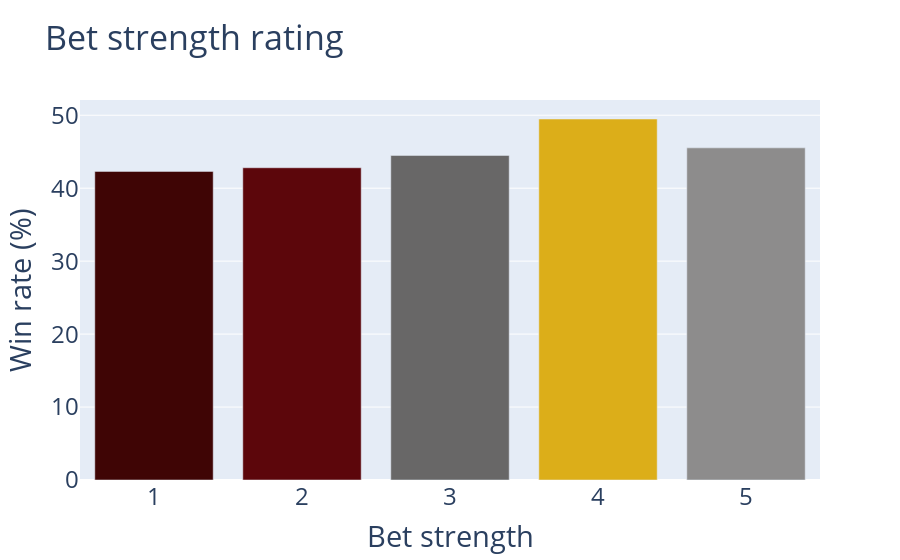

Notebook code cell kept with this figure:
### Markdown cell above
### Bet_Strength vs Win_Rate

### Code cell
bet_strength_df = calculate_win_rate(df, 'Bet_Strength')
fig = px.bar(
    x=bet_strength_df['Bet_Strength'],
    y=bet_strength_df['Win_Rate'],
    color=bet_strength_df['Win_Rate'],
    color_continuous_scale='oxy',
    title='Bet strength rating',
    labels={'x': 'Bet strength', 'y': 'Win rate (%)'}
    )

fig.update_layout(font={'size': 24})

fig.update_coloraxes(showscale=False)
fig.write_image('../images/bet-strength-win-rate.png', scale=10)
fig

### Figure 1 — Plotly figure (JSON) as saved in the notebook; plotly's stock layout.template omitted (floating-point values rounded to 4 significant figures)
{"data": [{"alignmentgroup": "True", "hovertemplate": "Bet strength=%{x}<br>Win rate (%)=%{y}<br>color=%{marker.color}<extra></extra>", "legendgroup": "", "marker": {"color": [42.3, 42.8, 44.49, 49.48, 45.53], "coloraxis": "coloraxis", "pattern": {"shape": ""}}, "name": "", "offsetgroup": "", "orientation": "v", "showlegend": false, "textposition": "auto", "type": "bar", "x": [1, 2, 3, 4, 5], "xaxis": "x", "y": [42.3, 42.8, 44.49, 49.48, 45.53], "yaxis": "y"}], "layout": {"barmode": "relative", "coloraxis": {"colorbar": {"title": {"text": "color"}}, "colorscale": [[0, "rgb(63, 5, 5)"], [0.09091, "rgb(101, 6, 13)"], [0.1818, "rgb(138, 17, 9)"], [0.2727, "rgb(96, 95, 95)"], [0.3636, "rgb(119, 118, 118)"], [0.4545, "rgb(142, 141, 141)"], [0.5455, "rgb(166, 166, 165)"], [0.6364, "rgb(193, 192, 191)"], [0.7273, "rgb(222, 222, 220)"], [0.8182, "rgb(239, 248, 90)"], [0.9091, "rgb(230, 210, 41)"], [1, "rgb(220, 174, 25)"]], "showscale": false}, "font": {"size": 24}, "legend": {"tracegroupgap": 0}, "title": {"text": "Bet strength rating"}, "xaxis": {"anchor": "y", "domain": [0, 1], "title": {"text": "Bet strength"}}, "yaxis": {"anchor": "x", "domain": [0, 1], "title": {"text": "Win rate (%)"}}}}
